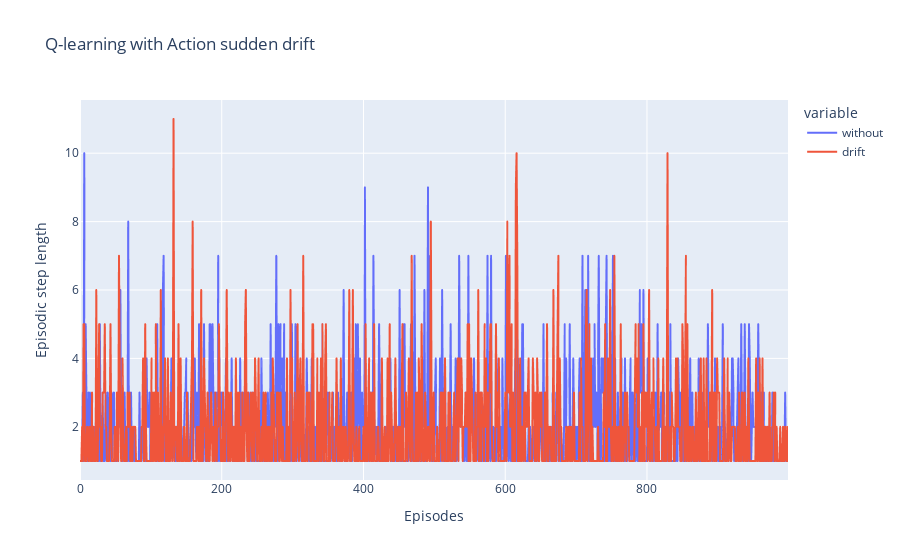

Notebook cell for this chart:
### Code cell
lengths,lengths_drift
data_eps = {'without': lengths, 
            'drift': lengths_drift}
df_eps = pd.DataFrame(data=data_eps)
print(df_eps.shape)
print(data_eps)
fug = px.line(data_eps, y=['without','drift'],title='Q-learning with Action sudden drift')
fug.update_layout(xaxis_title = 'Episodes', yaxis_title = 'Episodic step length')
fug.show()

### Figure 1 — Plotly figure (JSON) as saved in the notebook; plotly's stock layout.template omitted (floating-point values rounded to 4 significant figures; data arrays with more than 128 entries replaced by an {"elided": "..."} marker saying what was removed)
{"data": [{"hovertemplate": "variable=without<br>index=%{x}<br>value=%{y}<extra></extra>", "legendgroup": "without", "line": {"color": "#636efa", "dash": "solid"}, "marker": {"symbol": "circle"}, "mode": "lines", "name": "without", "showlegend": true, "type": "scattergl", "x": {"elided": "1000 int values"}, "xaxis": "x", "y": {"elided": "1000 int values"}, "yaxis": "y"}, {"hovertemplate": "variable=drift<br>index=%{x}<br>value=%{y}<extra></extra>", "legendgroup": "drift", "line": {"color": "#EF553B", "dash": "solid"}, "marker": {"symbol": "circle"}, "mode": "lines", "name": "drift", "showlegend": true, "type": "scattergl", "x": {"elided": "1000 int values"}, "xaxis": "x", "y": {"elided": "1000 int values"}, "yaxis": "y"}], "layout": {"legend": {"title": {"text": "variable"}, "tracegroupgap": 0}, "title": {"text": "Q-learning with Action sudden drift"}, "xaxis": {"anchor": "y", "domain": [0, 1], "title": {"text": "Episodes"}}, "yaxis": {"anchor": "x", "domain": [0, 1], "title": {"text": "Episodic step length"}}}}
